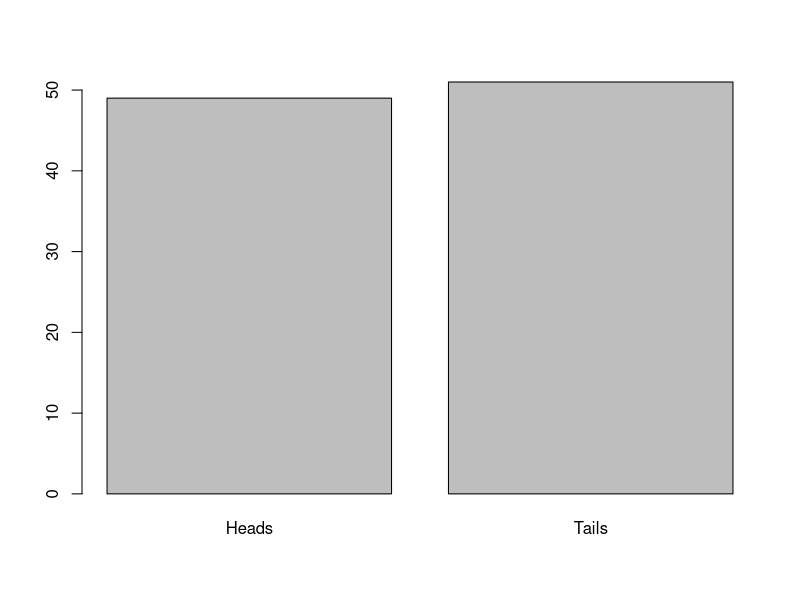
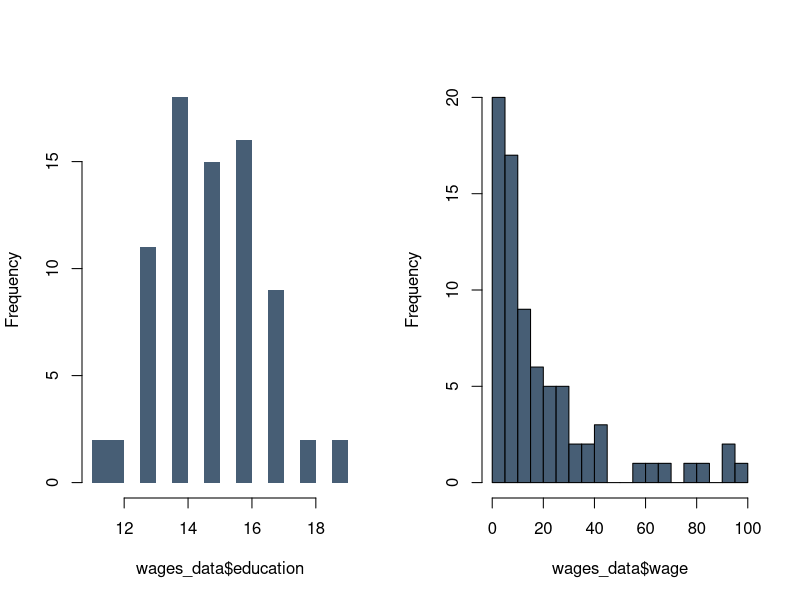
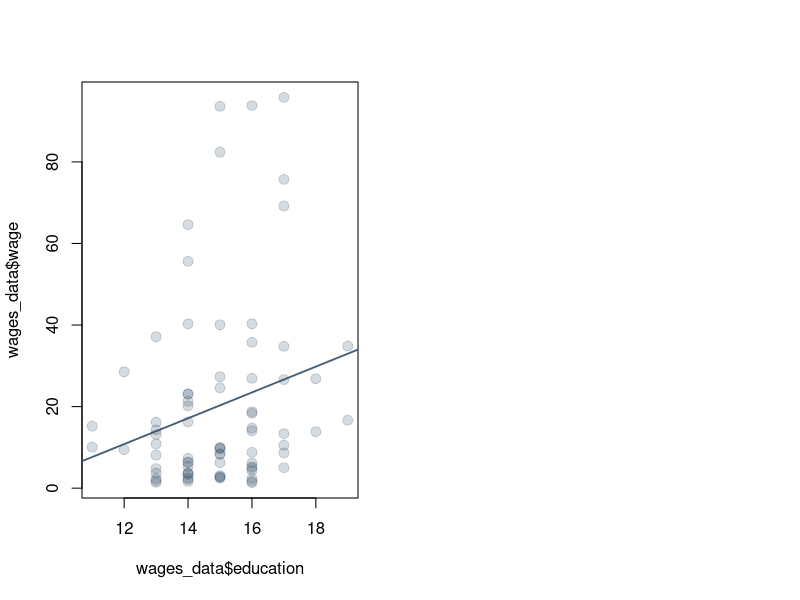
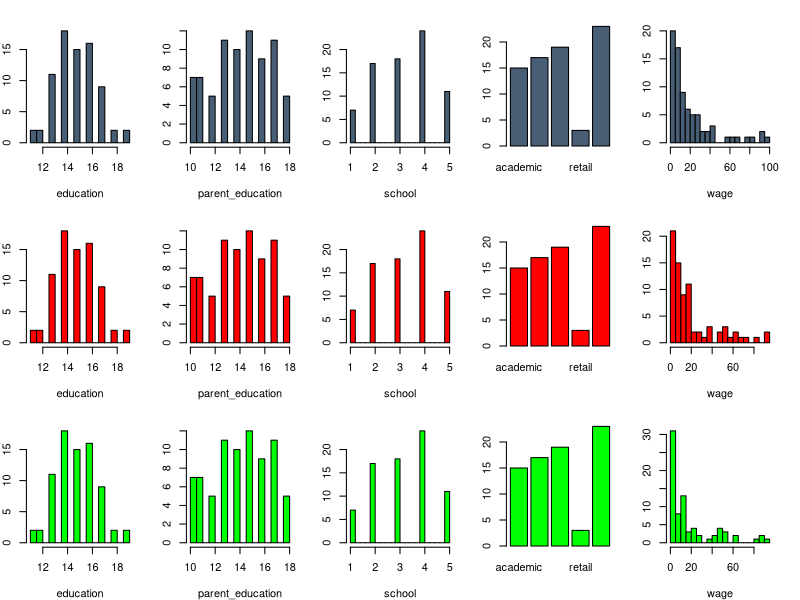
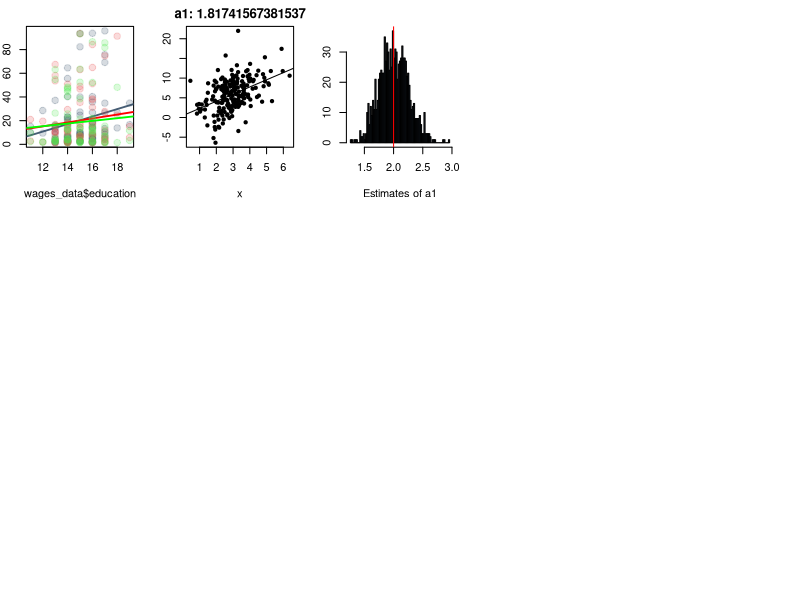

Generate these figures, in order, with R:
## ---- chunk 1
# imports
## ---- chunk 2
coin_tosses <- table(rbinom(n=100, size=1, prob=c(0.5,0.5)))
barplot(coin_tosses, names.arg=c("Heads", "Tails"))
## ---- chunk 3
wages_data <- read.csv("../data/wage_sample1.csv")
par(mfrow=c(1,2))  # set graphics options to 1 row and 2 columns
cblue <- rgb(0.2, 0.3, 0.4, 0.9)  # define a color
hist(wages_data$education, 
     breaks=20,  # group datarange into 20 bins
     col=cblue,  # fill color of the bars
     border=NA,  # no border color for the bars
     main=""  # no title above the plot
     )
hist(wages_data$wage, breaks=20, col=cblue, main="")
## ---- chunk 4
ablue <- rgb(0.2, 0.3, 0.4, 0.2)
plot(x=wages_data$education, y=wages_data$wage,
     col=ablue,  # last number is the alpha (0.2)
     pch=20,  # plotting ‘character’. 20 is solid bullet
     cex=2  # character (or symbol) expansion. Size of the symbol
     )
reg1 <- lm(wage~education, data=wages_data) 
abline(reg1, lwd=1.8, col=cblue)
## ---- chunk 5
wages_data2 <- read.csv("../data/wage_sample2.csv")
wages_data3 <- read.csv("../data/wage_sample3.csv")
reg2 <- lm(wage~education, data=wages_data2) 
reg3 <- lm(wage~education, data=wages_data3) 
## ---- chunk 6
par(mfrow=c(3,5),  # 3 rows, 2 columns
    mar=c(4,2,2,2)  # slightly adjust margins
    )
draw_hist_row <- function(data, color, nbreaks=20) {
   with(data, hist(education, main="", breaks=nbreaks, col=color))
   with(data, hist(parent_education, main="", breaks=nbreaks, col=color))
   with(data, hist(school, main="", breaks=nbreaks, col=color))
   tab_occ <- table(data[, "occupation"])
   barplot(tab_occ, main="", col=color)
   with(data, hist(wage, main="", breaks=nbreaks, col=color))
}
draw_hist_row(data=wages_data, color=cblue)
draw_hist_row(data=wages_data2, color="red")
draw_hist_row(data=wages_data3, color="green")
## ---- chunk 7
plot(x=wages_data$education, y=wages_data$wage,col=ablue, pch=20, cex=2)
abline(reg1, lwd=1.8, col=cblue)
points(x=wages_data2$education, y=wages_data2$wage,col=rgb(.9,.3,0.3, 0.2), pch=20, cex=2)
abline(reg2, lwd=1.8, col="red")
points(x=wages_data3$education, y=wages_data3$wage, col=rgb(.3,.9,0.3, 0.2), pch=20, cex=2)
abline(reg3, lwd=1.8, col="green")
## ---- chunk 8
n <- 200
x <- rnorm(n=n, mean=3, sd=1)
z <- rnorm(n=n, mean=1, sd=1)
v <- rnorm(n=n, mean=2, sd=1)
y = 1 + 2 * x + 3 * z - 2 * v

reg_ex <- lm(y~x)
x_coeff <- coef(reg_ex)["x"]
plot(x, y, pch=20, main=paste("a1:", x_coeff))
abline(reg_ex)
## ---- chunk 9
coef(lm(y~x + v+ z))
## ---- chunk 10
reps <- 1000
a1_sim <- vector(mode="numeric", length=reps)
for (i in 1:reps){
  z <- rnorm(n=n, mean=1, sd=1)
  v <- rnorm(n=n, mean=2, sd=1)
  y = 1 + 2 * x + 3 * z - 2 * v
  a1_sim[i] <- coef(lm(y~x))["x"]
}
hist(a1_sim, breaks=100, main="", xlab="Estimates of a1", col=cblue)
abline(v=2,col="red")
